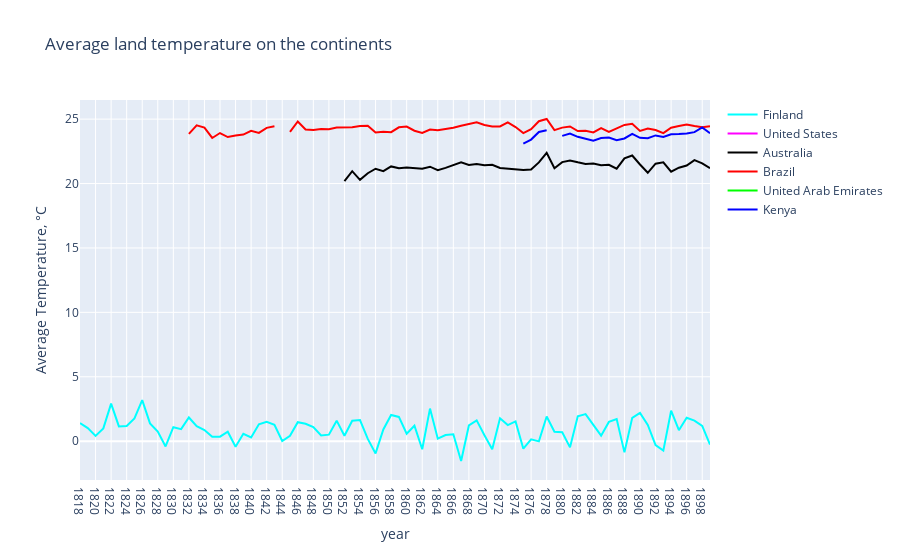

Notebook cell for this chart:
### Code cell
continent = ['Finland', 'United States', 'Australia', 'Brazil', 'United Arab Emirates', 'Kenya']
mean_temp_year_country = [ [0] * len(years[70:]) for i in range(len(continent))]
j = 0
for country in continent:
    all_temp_country = global_temp_country_clear[global_temp_country_clear['Country'] == country]
    i = 0
    for year in years[70:]:
        mean_temp_year_country[j][i] = all_temp_country[all_temp_country['dt'].apply(
                lambda x: x[:4]) == year]['AverageTemperature'].mean()
        i +=1
    j += 1

traces = []
colors = ['rgb(0, 255, 255)', 'rgb(255, 0, 255)', 'rgb(0, 0, 0)',
          'rgb(255, 0, 0)', 'rgb(0, 255, 0)', 'rgb(0, 0, 255)']
for i in range(len(continent)):
    traces.append(go.Scatter(
        x=years[70:],
        y=mean_temp_year_country[i],
        mode='lines',
        name=continent[i],
        line=dict(color=colors[i]),
    ))

layout = go.Layout(
    xaxis=dict(title='year'),
    yaxis=dict(title='Average Temperature, °C'),
    title='Average land temperature on the continents',)

fig = go.Figure(data=traces, layout=layout)
py.iplot(fig)

### Figure 1 — Plotly figure (JSON) as saved in the notebook; plotly's stock layout.template omitted (floating-point values rounded to 4 significant figures)
{"data": [{"line": {"color": "rgb(0, 255, 255)"}, "mode": "lines", "name": "Finland", "x": ["1818", "1819", "1820", "1821", "1822", "1823", "1824", "1825", "1826", "1827", "1828", "1829", "1830", "1831", "1832", "1833", "1834", "1835", "1836", "1837", "1838", "1839", "1840", "1841", "1842", "1843", "1844", "1845", "1846", "1847", "1848", "1849", "1850", "1851", "1852", "1853", "1854", "1855", "1856", "1857", "1858", "1859", "1860", "1861", "1862", "1863", "1864", "1865", "1866", "1867", "1868", "1869", "1870", "1871", "1872", "1873", "1874", "1875", "1876", "1877", "1878", "1879", "1880", "1881", "1882", "1883", "1884", "1885", "1886", "1887", "1888", "1889", "1890", "1891", "1892", "1893", "1894", "1895", "1896", "1897", "1898", "1899"], "y": [1.407, 1.013, 0.4119, 0.9938, 2.913, 1.144, 1.183, 1.763, 3.184, 1.381, 0.7516, -0.4107, 1.083, 0.9314, 1.837, 1.158, 0.8671, 0.3344, 0.3482, 0.7304, -0.4339, 0.5677, 0.2851, 1.306, 1.494, 1.275, 0.012, 0.4108, 1.469, 1.351, 1.092, 0.4413, 0.5067, 1.592, 0.4208, 1.584, 1.636, 0.1731, -0.9533, 0.9103, 2.036, 1.88, 0.5744, 1.198, -0.6313, 2.529, 0.1917, 0.4733, 0.5367, -1.541, 1.219, 1.617, 0.4628, -0.6238, 1.775, 1.245, 1.53, -0.5857, 0.1442, -0.01758, 1.915, 0.7268, 0.6966, -0.4821, 1.937, 2.102, 1.258, 0.4256, 1.492, 1.712, -0.8719, 1.809, 2.189, 1.264, -0.3068, -0.737, 2.365, 0.8534, 1.811, 1.591, 1.186, -0.2666], "type": "scatter"}, {"line": {"color": "rgb(255, 0, 255)"}, "mode": "lines", "name": "United States", "x": ["1818", "1819", "1820", "1821", "1822", "1823", "1824", "1825", "1826", "1827", "1828", "1829", "1830", "1831", "1832", "1833", "1834", "1835", "1836", "1837", "1838", "1839", "1840", "1841", "1842", "1843", "1844", "1845", "1846", "1847", "1848", "1849", "1850", "1851", "1852", "1853", "1854", "1855", "1856", "1857", "1858", "1859", "1860", "1861", "1862", "1863", "1864", "1865", "1866", "1867", "1868", "1869", "1870", "1871", "1872", "1873", "1874", "1875", "1876", "1877", "1878", "1879", "1880", "1881", "1882", "1883", "1884", "1885", "1886", "1887", "1888", "1889", "1890", "1891", "1892", "1893", "1894", "1895", "1896", "1897", "1898", "1899"], "y": [null, null, null, null, null, null, null, null, null, null, null, null, null, null, null, null, null, null, null, null, null, null, null, null, null, null, null, null, null, null, null, null, null, null, null, null, null, null, null, null, null, null, null, null, null, null, null, null, null, null, null, null, null, null, null, null, null, null, null, null, null, null, null, null, null, null, null, null, null, null, null, null, null, null, null, null, null, null, null, null, null, null], "type": "scatter"}, {"line": {"color": "rgb(0, 0, 0)"}, "mode": "lines", "name": "Australia", "x": ["1818", "1819", "1820", "1821", "1822", "1823", "1824", "1825", "1826", "1827", "1828", "1829", "1830", "1831", "1832", "1833", "1834", "1835", "1836", "1837", "1838", "1839", "1840", "1841", "1842", "1843", "1844", "1845", "1846", "1847", "1848", "1849", "1850", "1851", "1852", "1853", "1854", "1855", "1856", "1857", "1858", "1859", "1860", "1861", "1862", "1863", "1864", "1865", "1866", "1867", "1868", "1869", "1870", "1871", "1872", "1873", "1874", "1875", "1876", "1877", "1878", "1879", "1880", "1881", "1882", "1883", "1884", "1885", "1886", "1887", "1888", "1889", "1890", "1891", "1892", "1893", "1894", "1895", "1896", "1897", "1898", "1899"], "y": [null, null, null, null, null, null, null, null, null, null, null, null, null, null, null, null, null, null, null, null, null, null, null, null, null, null, null, null, null, null, null, null, null, null, 20.19, 20.96, 20.28, 20.8, 21.15, 20.97, 21.33, 21.19, 21.25, 21.2, 21.16, 21.31, 21.04, 21.22, 21.42, 21.64, 21.45, 21.52, 21.43, 21.46, 21.21, 21.16, 21.13, 21.05, 21.09, 21.64, 22.38, 21.18, 21.66, 21.79, 21.65, 21.52, 21.55, 21.42, 21.45, 21.15, 21.95, 22.17, 21.48, 20.83, 21.54, 21.65, 20.92, 21.23, 21.4, 21.82, 21.57, 21.19], "type": "scatter"}, {"line": {"color": "rgb(255, 0, 0)"}, "mode": "lines", "name": "Brazil", "x": ["1818", "1819", "1820", "1821", "1822", "1823", "1824", "1825", "1826", "1827", "1828", "1829", "1830", "1831", "1832", "1833", "1834", "1835", "1836", "1837", "1838", "1839", "1840", "1841", "1842", "1843", "1844", "1845", "1846", "1847", "1848", "1849", "1850", "1851", "1852", "1853", "1854", "1855", "1856", "1857", "1858", "1859", "1860", "1861", "1862", "1863", "1864", "1865", "1866", "1867", "1868", "1869", "1870", "1871", "1872", "1873", "1874", "1875", "1876", "1877", "1878", "1879", "1880", "1881", "1882", "1883", "1884", "1885", "1886", "1887", "1888", "1889", "1890", "1891", "1892", "1893", "1894", "1895", "1896", "1897", "1898", "1899"], "y": [null, null, null, null, null, null, null, null, null, null, null, null, null, null, 23.86, 24.52, 24.35, 23.54, 23.92, 23.61, 23.73, 23.8, 24.1, 23.93, 24.32, 24.44, null, 24.01, 24.82, 24.2, 24.16, 24.23, 24.21, 24.34, 24.36, 24.37, 24.47, 24.49, 23.97, 24.01, 23.99, 24.37, 24.42, 24.1, 23.92, 24.19, 24.13, 24.23, 24.34, 24.49, 24.61, 24.75, 24.54, 24.44, 24.44, 24.74, 24.38, 23.91, 24.22, 24.84, 25.01, 24.15, 24.34, 24.43, 24.07, 24.09, 23.96, 24.31, 24.01, 24.28, 24.55, 24.64, 24.08, 24.26, 24.15, 23.91, 24.33, 24.47, 24.59, 24.47, 24.37, 24.45], "type": "scatter"}, {"line": {"color": "rgb(0, 255, 0)"}, "mode": "lines", "name": "United Arab Emirates", "x": ["1818", "1819", "1820", "1821", "1822", "1823", "1824", "1825", "1826", "1827", "1828", "1829", "1830", "1831", "1832", "1833", "1834", "1835", "1836", "1837", "1838", "1839", "1840", "1841", "1842", "1843", "1844", "1845", "1846", "1847", "1848", "1849", "1850", "1851", "1852", "1853", "1854", "1855", "1856", "1857", "1858", "1859", "1860", "1861", "1862", "1863", "1864", "1865", "1866", "1867", "1868", "1869", "1870", "1871", "1872", "1873", "1874", "1875", "1876", "1877", "1878", "1879", "1880", "1881", "1882", "1883", "1884", "1885", "1886", "1887", "1888", "1889", "1890", "1891", "1892", "1893", "1894", "1895", "1896", "1897", "1898", "1899"], "y": [null, null, null, null, null, null, null, null, null, null, null, null, null, null, null, null, null, null, null, null, null, null, null, null, null, null, null, null, null, null, null, null, null, null, null, null, null, null, null, null, null, null, null, null, null, null, null, null, null, null, null, null, null, null, null, null, null, null, null, null, null, null, null, null, null, null, null, null, null, null, null, null, null, null, null, null, null, null, null, null, null, null], "type": "scatter"}, {"line": {"color": "rgb(0, 0, 255)"}, "mode": "lines", "name": "Kenya", "x": ["1818", "1819", "1820", "1821", "1822", "1823", "1824", "1825", "1826", "1827", "1828", "1829", "1830", "1831", "1832", "1833", "1834", "1835", "1836", "1837", "1838", "1839", "1840", "1841", "1842", "1843", "1844", "1845", "1846", "1847", "1848", "1849", "1850", "1851", "1852", "1853", "1854", "1855", "1856", "1857", "1858", "1859", "1860", "1861", "1862", "1863", "1864", "1865", "1866", "1867", "1868", "1869", "1870", "1871", "1872", "1873", "1874", "1875", "1876", "1877", "1878", "1879", "1880", "1881", "1882", "1883", "1884", "1885", "1886", "1887", "1888", "1889", "1890", "1891", "1892", "1893", "1894", "1895", "1896", "1897", "1898", "1899"], "y": [null, null, null, null, null, null, null, null, null, null, null, null, null, null, null, null, null, null, null, null, null, null, null, null, null, null, null, null, null, null, null, null, 23.37, null, null, null, null, null, null, null, null, 23.74, null, null, null, null, 23.45, null, null, null, null, null, null, null, null, null, null, 23.1, 23.41, 24.0, 24.14, null, 23.7, 23.89, 23.63, 23.49, 23.32, 23.54, 23.57, 23.36, 23.5, 23.86, 23.55, 23.52, 23.74, 23.62, 23.83, 23.84, 23.89, 23.99, 24.35, 23.91], "type": "scatter"}], "layout": {"title": {"text": "Average land temperature on the continents"}, "xaxis": {"title": {"text": "year"}}, "yaxis": {"title": {"text": "Average Temperature, °C"}}}}
